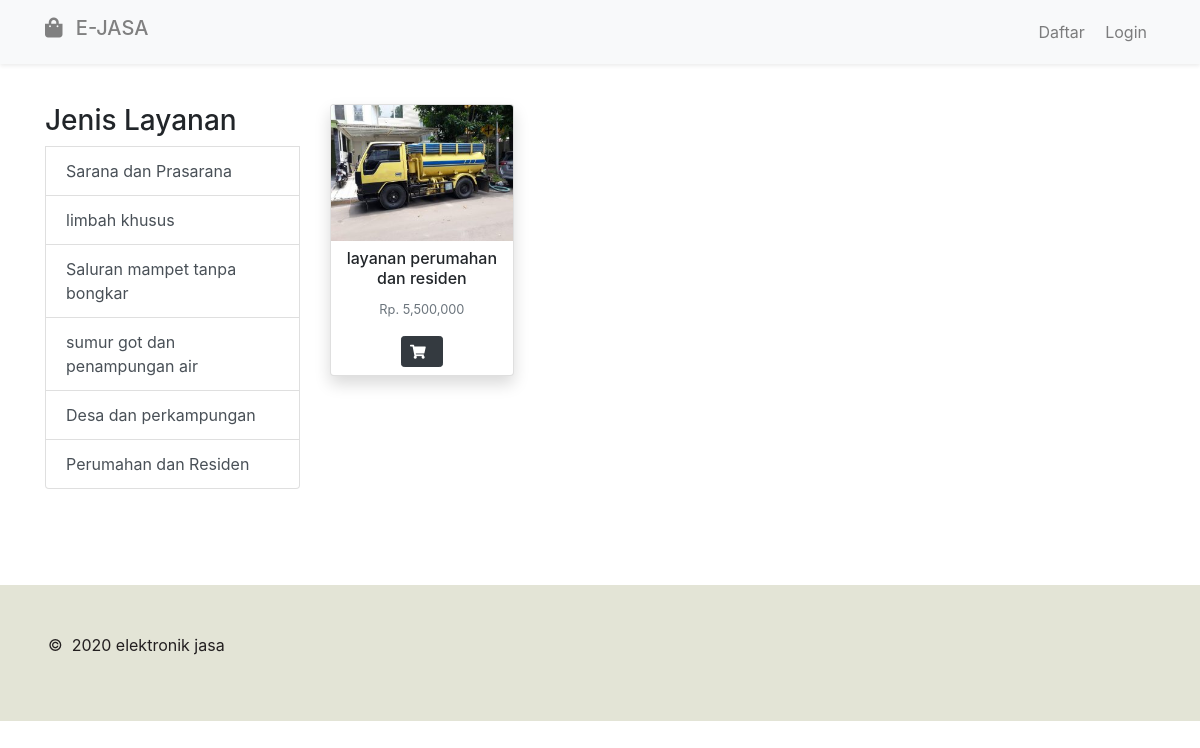
/index.php/kategori/perumahan, run on the app's committed database.
### tables this page shows
CREATE TABLE `tb_jasa` (
  `id_barang` int(11) NOT NULL,
  `nama_barang` varchar(128) NOT NULL,
  `keterangan` varchar(128) NOT NULL,
  `harga` varchar(128) NOT NULL,
  `id_kategori` int(11) NOT NULL,
  `gambar` varchar(128) NOT NULL
);

### application/controllers/Kategori.php (called while the page is built, shortened)
<?php
class Kategori extends CI_Controller
{
   public function __construct()
   {
      $this->load->model('Kategori_model');
   }
   public function perumahan()
   {
      $data['title'] = 'Kategori perumahan';
      $data['perumahan'] = $this->Kategori_model->perumahan();
      $this->load->view('home/header', $data);
      $this->load->view('home/topbar');
      $this->load->view('home/kategori/perumahan', $data);
      $this->load->view('home/footer');
   }
}

### index.php (called while the page is built, shortened)
<?php
require_once BASEPATH.'core/CodeIgniter.php';

### application/models/Kategori_model.php (called while the page is built, shortened)
<?php
class Kategori_model extends CI_Model
{
   public function perumahan()
   {
      return $this->db->get_where('tb_jasa', ['id_kategori' => '6'])->result_array();
   }
}

### application/views/home/kategori/perumahan.php (the view, shortened to what this page needs)
<div class="container">
   <div class="row d-flex justify-content-center">
      <div class="col-lg-3">
          <div class="list-group">
              <h3>Jenis Layanan</h3>
              <a href="<?= base_url('kategori/sarana') ?>" class="list-group-item list-group-item-action">Sarana dan Prasarana</a>
              <a href="<?= base_url('kategori/limbah') ?>" class="list-group-item list-group-item-action">limbah khusus</a>
              <a href="<?= base_url('kategori/saluran') ?>" class="list-group-item list-group-item-action">Saluran mampet tanpa bongkar</a>
              <a href="<?= base_url('kategori/sumur') ?>" class="list-group-item list-group-item-action">sumur got dan penampungan air</a>
              <a href="<?= base_url('kategori/desa') ?>" class="list-group-item list-group-item-action">Desa dan perkampungan</a>
              <a href="<?= base_url('kategori/perumahan') ?>" class="list-group-item list-group-item-action">Perumahan dan Residen</a>
           </div>
      </div>
      <div class="col-lg-9">
         <div class="row">
            <?php foreach ($perumahan as $brg) : ?>
               <div class="col-lg-3 col-md-6 mb-4">
                  <div class="card h-100 shadow">
                     <a href="<?= base_url('home/detail/') . $brg['id_barang']; ?>"><img class="card-img-top" src="<?= base_url('public/img/upload/') . $brg['gambar']; ?>"></a>
                     <div class="card-body mx-0 my-0 px-0 py-0 p-2 text-center">
                        <h6>
                           <?= $brg['nama_barang']; ?>
                        </h6>
                        <small class="card-subtitle text-muted">Rp. <?= number_format($brg['harga']); ?></small><br>
                        <div class="d-inline d-flex mt-3 justify-content-center">
                           <button class="tambah_keranjang btn btn-sm btn-dark" data-gambar="<?= $brg['gambar']; ?>" data-produkid="<?= $brg['id_barang']; ?>" data-produknama="<?= $brg['nama_barang']; ?>" data-produkharga="<?= $brg['harga']; ?>"><i class="fas fa-shopping-cart mr-2"></i></button>
                        </div>
                     </div>
                  </div>
               </div>
            <?php endforeach; ?>
         </div>
      </div>
   </div>
</div>

### assets/shop-pages/css/shop-homepage.css (style rules this page uses)
body { padding-top: 56px; }

### data on the page
tb_jasa: gambar (picture), nama_barang "layanan perumahan dan residen", harga "5,500,000"
